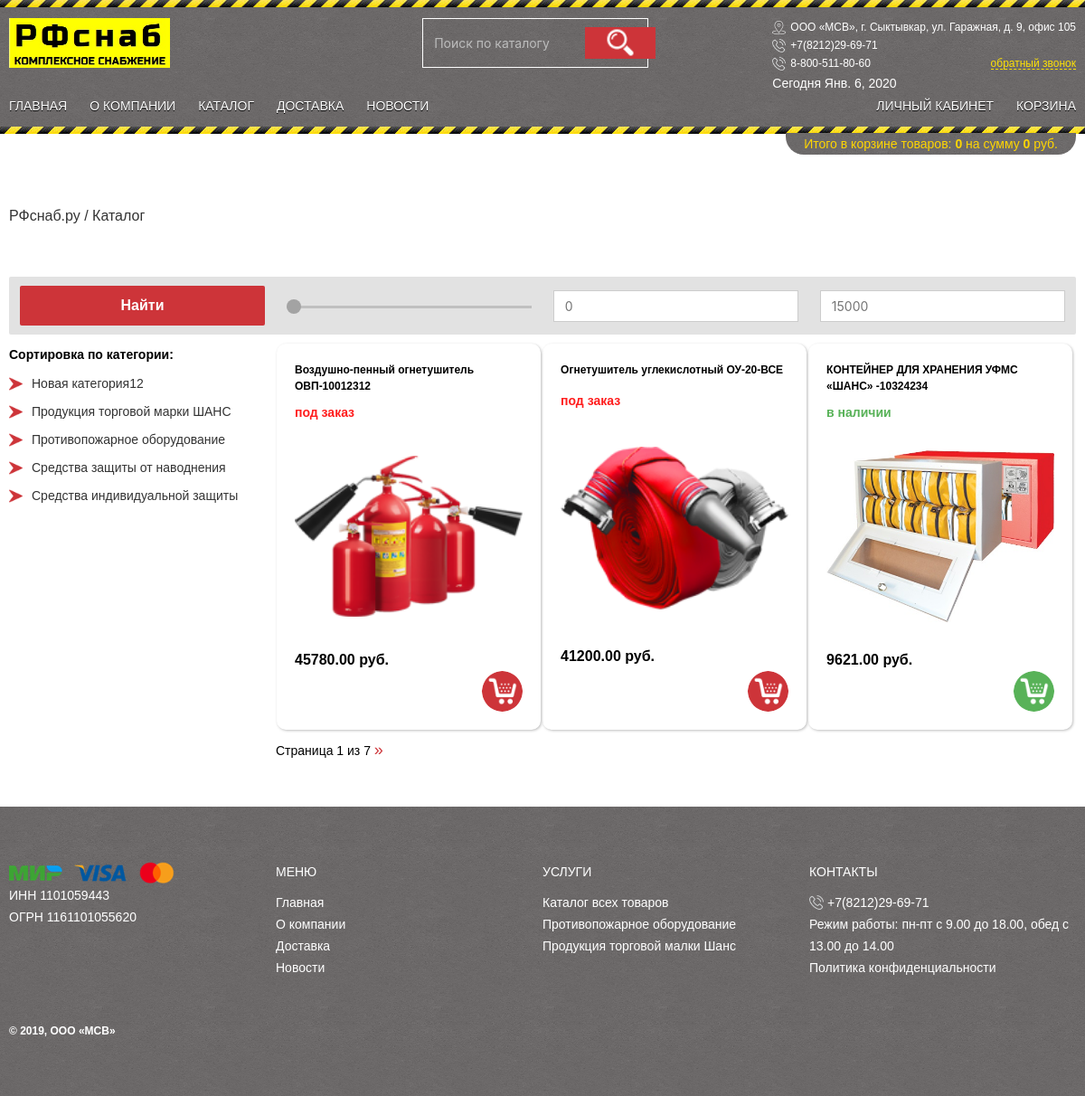
The app's page /shop/ with its own data.
### mainapp/models.py (models this page shows, shortened)
class ProductCategory(models.Model):
    name = models.CharField(verbose_name='Имя категории', max_length=128, unique=True)
    slug = models.SlugField(verbose_name='Слаг', max_length=128, unique=True)
    description = models.TextField(verbose_name='Описание категории', blank=True)
    is_active = models.BooleanField(verbose_name='Активность', default=True)
    class Meta:
        verbose_name = 'Категория товара'
        verbose_name_plural = 'Категории товаров'

class Product(models.Model):
    category = models.ForeignKey(ProductCategory, on_delete=models.CASCADE)
    name = models.CharField(verbose_name='Название товара', max_length=128, unique=True)
    slug = models.SlugField(verbose_name='слаг', max_length=128, unique=True)
    image = models.ImageField(upload_to='product_images', default='users_avatars/default.jpg')
    short_desc = models.TextField(verbose_name='Краткое описание товара', blank=True)
    description = models.TextField(verbose_name='Полное описание товара', blank=True)
    price = models.DecimalField(verbose_name='Цена товара', max_digits=8, decimal_places=2, default=0)
    quantity = models.PositiveIntegerField(verbose_name='На складе', default=0)
    created = models.DateTimeField(auto_now_add=True, auto_now=False)
    updated = models.DateTimeField(auto_now_add=False, auto_now=True)
    is_active = models.BooleanField(verbose_name='Активность', default=True)
    to_order = models.BooleanField(verbose_name='Под заказ', default=False)
    class Meta:
        verbose_name = 'Товар'
        verbose_name_plural = 'Товары'

### mainapp/views.py (the view)
# urls.py: re_path(r'^shop/$', mainapp.shop, name='shop'),
def shop(request, slug=None, page=1):
    all_products = Product.objects.all()
    paginator = Paginator(all_products, 3)
    try:
        products_paginator = paginator.page(page)
    except PageNotAnInteger:
        products_paginator = paginator.page(1)
    except EmptyPage:
        products_paginator = paginator.page(paginator.num_pages)
    context = {
        'page_title': 'каталог',
        'all_products': products_paginator,
    }
    return render(request, 'mainapp/shop.html', context)

### mainapp/context_processors.py (called while the page is built)
def basket(request):
    basket = []
    if request.user.is_authenticated:
        basket = Basket.objects.filter(user=request.user)
    return {
        'basket': basket,
    }

def products_menu(request):
    products_menu = ProductCategory.objects.all().exclude(is_active=False).order_by('name')
    return {
        'products_menu': products_menu,
    }

### mainapp/templates/mainapp/shop.html (shortened to what this page needs)
{% extends 'mainapp/base.html' %} }
{% load static %}
{% block content-container %}
    <div class="content-container_on_main">
        {% include 'mainapp/includes/inc__wrapper_add_cart.html' %}
        {% include 'mainapp/includes/inc__breadcrumbs.html' %}
        <form action="#" class="product-category-right-col-form">
            <button type="submit" class="button-product-category-col-form-upper">Найти</button>
            <div class="product-category-slider-box-upper">
                <div class="product-category-price-slider">
                    <div class="ui-slider-range"></div>
                    <div class="ui-slider-handle"></div>
                </div>
            </div>
            <input type="text" placeholder="0" class="input-category-form-upper">
            <input type="text" placeholder="15000" class="input-category-form-upper">
        </form>
        <div class="product-category-container">
            <div class="product-category-left-col">
                <p class="text-product-category-left-col">Сортировка по категории:</p>
                {% include 'mainapp/includes/inc__sort_category_left_col.html' %}
            </div>
            <div class="product-category-right-col">
                <div class="category-product-box">
                    {% if all_products %}
                        {% for item in all_products %}
                            <a href="{% url 'main:product' item.slug %}" class="category-product-card-box">
                                <h3 class="title-product-card">{{ item.name }}</h3>
                                {% if not item.to_order %}
                                    <p class="text-in-stock">в наличии</p>
                                {% else %}
                                    <p class="text-out-stock">под заказ</p>
                                {% endif %}
                                <div style="background-image: url(/media/{{ item.image }}); background-position: 50%;
                                        background-size: contain; background-repeat: no-repeat"
                                     class="product-card-image-box">
                                </div>
                                <p class="price-card-text">{{ item.price }} руб.</p>
                                <div class="cart-wrapper">
                                    {% if item.to_order %}
                                        <div class="cart-out-stock"></div>
                                    {% else %}
                                        <div class="cart-in-stock"></div>
                                    {% endif %}
                                </div>
                            </a>
                        {% endfor %}
                    {% else %}
                        <div style="margin: 50px auto;">
                            <p style="font-size: 32px;">В данный момент товара нет</p>
                        </div>
                    {% endif %}
                </div>
                <div class="pagination-box">
                    <p class="pagination">Страница {{ all_products.number }} из {{ all_products.paginator.num_pages }}
                        {% if all_products.has_next %}
                            <a href="{% url 'main:shop_paginator' all_products.next_page_number %}"
                               class="nextpostslink">»</a></p>
                        {% endif %}
                </div>
            </div>
        </div>
    </div>
{% endblock %}

### mainapp/templates/mainapp/includes/inc__sort_category_left_col.html
{% load static %}
<ul class="sort-category-left-col">
    {% for item in products_menu %}
        <li class="row-sort-category-left-col">
        <a href="{% url 'main:category' item.slug %}" class="link-sort-category-left-col">
            {{ item.name }}
        </a>
    {% endfor %}
</ul>

### static/css/style.css (style rules this page uses)
* { margin: 0; padding: 0; box-sizing: border-box; outline: 0 !important; }
html, body { height: 100%; }
p { font-family: RobotoRegular, sans-serif;; font-size: 16px; font-weight: 500; line-height: 24px; margin-bottom: 0px; }
.title-product-card { font-family: RobotoRegular, sans-serif; color: #000; font-size: 12px; line-height: 1.5em; font-weight: 600; text-align: left; }
.text-in-stock { font-family: RobotoRegular, sans-serif; color: #58b258; font-weight: 700; font-size: 14px; }
.text-out-stock { font-family: RobotoRegular, sans-serif; color: #ff1d1d; font-weight: 700; font-size: 14px; }
.price-card-text { display: inline-block; font-family: RobotoRegular, sans-serif; color: #000; font-size: 16px; line-height: 24px; font-weight: 700; }
.cart-in-stock { width: 45px; height: 45px; border-radius: 200px; background-image: url(/static/img/green-cart.png); background-position: 50% 50%; background-size: cover; background-repeat: no-repeat; }
.cart-wrapper { display: flex; justify-content: flex-end; }
.cart-out-stock { width: 45px; height: 45px; border-radius: 200px; background-image: url(/static/img/red-cart.png); background-position: 50% 50%; background-size: cover; background-repeat: no-repeat; }
.ui-slider-range { position: absolute; left: 0px; top: 0px; right: 0px; height: 3px; background-color: silver; }
.ui-slider-handle { position: absolute; top: -7px; width: 16px; height: 16px; border-radius: 200px; background-color: #a3a3a3; cursor: pointer; }
.product-category-left-col { flex-grow: 0; flex-shrink: 0; flex-basis: 25%; order: 1; padding-right: 10px; }
.text-product-category-left-col { font-family: RobotoRegular, sans-serif; color: #000; font-size: 14px; font-weight: 700; }
.sort-category-left-col { list-style: none; }
.link-sort-category-left-col { display: block; padding: 0px 25px; background-image: url(/static/img/col_right-arrow.png); background-position: 0% 50%; background-size: 15px; background-repeat: no-repeat; transition: all 250ms ease; font-family: RobotoRegular, sans-serif; font-size: 14px; color: #333; text-decoration: none; }
.row-sort-category-left-col { padding: 10px 0px 0px 0px; }
.product-category-right-col-form { display: flex; justify-content: space-around; align-items: center; margin-bottom: 10px; background-color: #e2e2e2; padding: 10px 0px; border-radius: 2px; }
.product-category-price-slider { position: relative; width: 100%; height: 16px; margin-top: 20px; }
.category-product-card-box { padding: 20px; text-decoration: none; display: flex; width: 33%; margin-bottom: 10px; flex-direction: column; justify-content: space-between; flex-wrap: nowrap; flex: 0 auto; border-radius: 10px; box-shadow: 1px 1px 3px 0 #bebebe; margin: 0px 1px 10px 1px; }
.category-product-box { display: flex; flex-wrap: wrap; }
.product-category-container { display: flex; }
.product-category-right-col { flex-grow: 1; order: 2; }
.pagination { display: inline-block; font-family: RobotoRegular, sans-serif; color: #000; font-weight: 400; font-size: 14px; }
.nextpostslink { font-size: 18px; text-decoration: none; transition: color 250ms ease; color: #cd3439; }
.product-category-slider-box-upper { position: relative; margin-bottom: 5px; width: 23%; }
.input-category-form-upper { height: 35px; width: 23%; padding: 8px 12px; border: 1px solid #cccccc; font-size: 14px; line-height: 1.5; }
.button-product-category-col-form-upper { width: 23%; border-radius: 2px; padding: 10px 0px; background-color: #cd3439; border: none; cursor: pointer; transition: all 250ms ease; font-family: RobotoRegular, sans-serif; color: #fff; font-weight: 600; }
.product-card-image-box { height: 250px; overflow: hidden; display: flex; flex-direction: column; justify-content: center; background-image: url(/static/img/452_rebenok.png); background-position: 50%; background-size: contain; background-repeat: no-repeat; }
.content-container_on_main { max-width: 1200px; padding: 0px 10px; margin: 0px auto 50px; }

### records on screen
ProductCategory: name "Новая категория12"
ProductCategory: name "Продукция торговой марки ШАНС"
ProductCategory: name "Противопожарное оборудование"
ProductCategory: name "Средства защиты от наводнения"
ProductCategory: name "Средства индивидуальной защиты"
Product: name "Воздушно-пенный огнетушитель ОВП-10012312", to_order "под заказ", image (picture), price "45780.00"
Product: name "Огнетушитель углекислотный ОУ-20-ВСЕ", to_order "под заказ", image (picture), price "41200.00"
Product: name "КОНТЕЙНЕР ДЛЯ ХРАНЕНИЯ УФМС «ШАНС» -10324234", to_order "в наличии", image (picture), price "9621.00"

### other values on screen
{{ all_products.number }} "1"
{{ all_products.paginator.num_pages }} "7"
